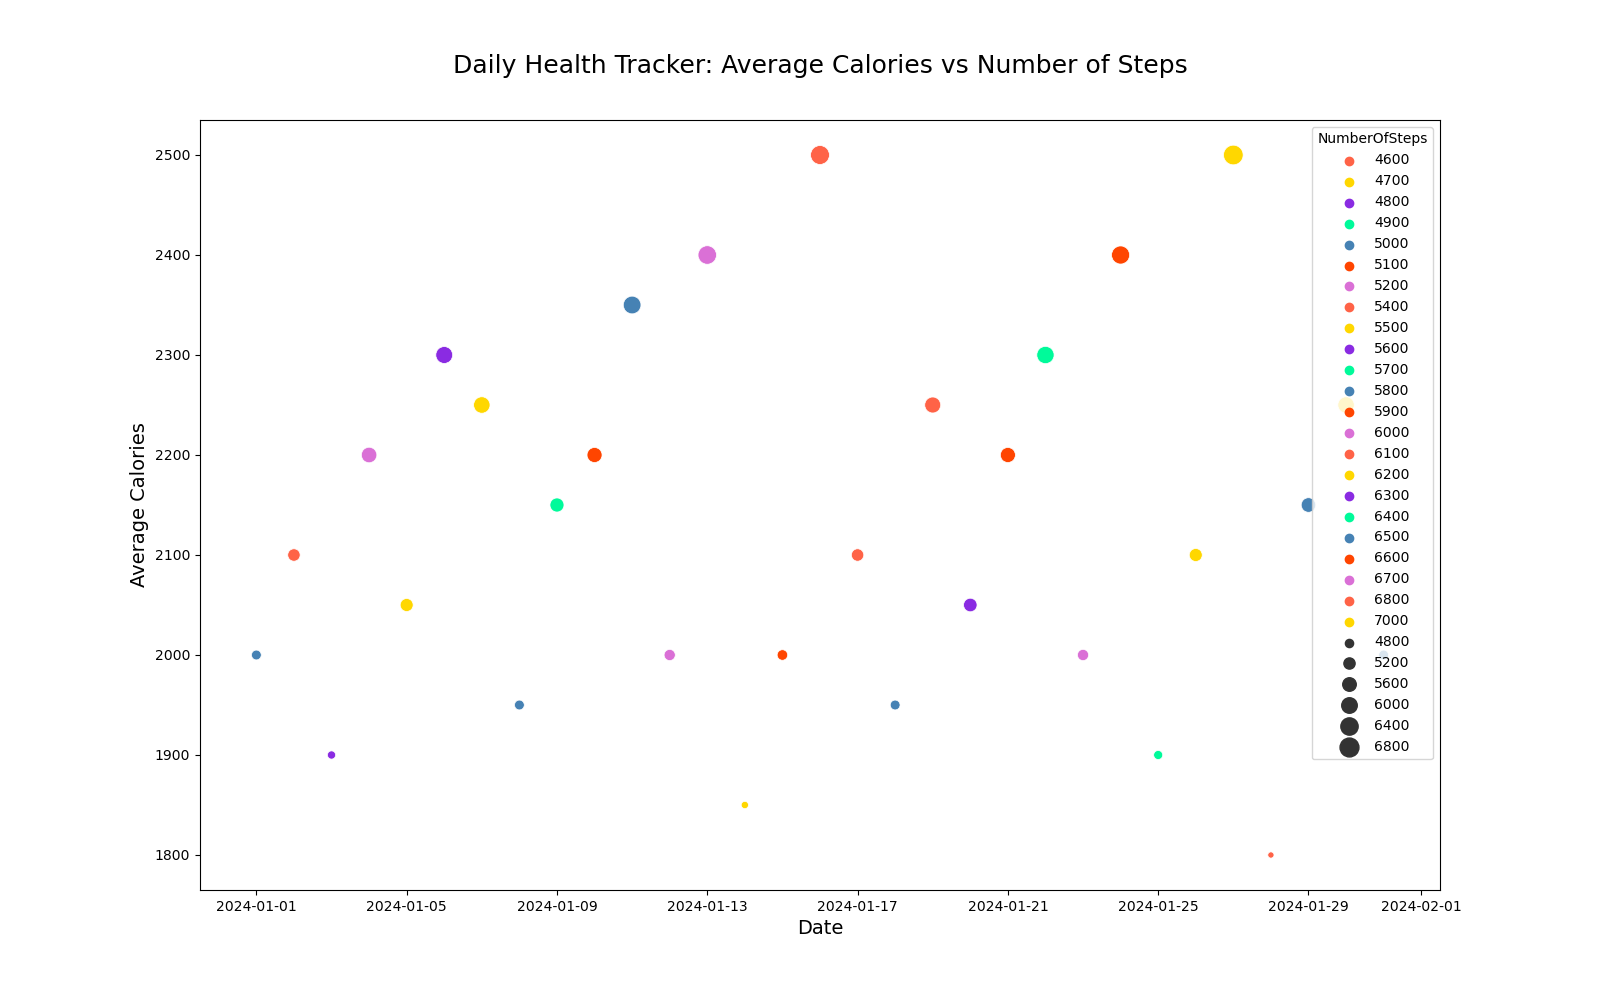

The script that drew this image:

import seaborn as sns
import pandas as pd
import matplotlib.pyplot as plt
from io import StringIO

# Data in a format suitable to be saved as .csv and then read using pandas
data = '''
Date,AverageCalories,NumberOfSteps
2024-01-01,2000,5000
2024-01-02,2100,5400
2024-01-03,1900,4800
2024-01-04,2200,6000
2024-01-05,2050,5500
2024-01-06,2300,6300
2024-01-07,2250,6200
2024-01-08,1950,5000
2024-01-09,2150,5700
2024-01-10,2200,5900
2024-01-11,2350,6500
2024-01-12,2000,5200
2024-01-13,2400,6700
2024-01-14,1850,4700
2024-01-15,2000,5100
2024-01-16,2500,6800
2024-01-17,2100,5400
2024-01-18,1950,5000
2024-01-19,2250,6100
2024-01-20,2050,5600
2024-01-21,2200,5900
2024-01-22,2300,6400
2024-01-23,2000,5200
2024-01-24,2400,6600
2024-01-25,1900,4900
2024-01-26,2100,5500
2024-01-27,2500,7000
2024-01-28,1800,4600
2024-01-29,2150,5800
2024-01-30,2250,6200
2024-01-31,2000,5000
'''

# Use StringIO to simulate a file handle
df = pd.read_csv(StringIO(data), parse_dates=['Date'])

# Setting the size of the plot
plt.figure(figsize=(16, 10))

# Create a scatterplot with a customized color scheme
sns.scatterplot(data=df, x='Date', y='AverageCalories', size='NumberOfSteps',
                sizes=(20, 200), hue='NumberOfSteps', palette=["#FF6347", "#FFD700", "#8A2BE2", "#00FA9A", "#4682B4", "#FF4500", "#DA70D6"])

# Customize the aesthetics
plt.title('Daily Health Tracker: Average Calories vs Number of Steps', fontsize=18, y=1.05)
plt.xlabel('Date', fontsize=14)
plt.ylabel('Average Calories', fontsize=14)

# Show the plot
plt.show()
